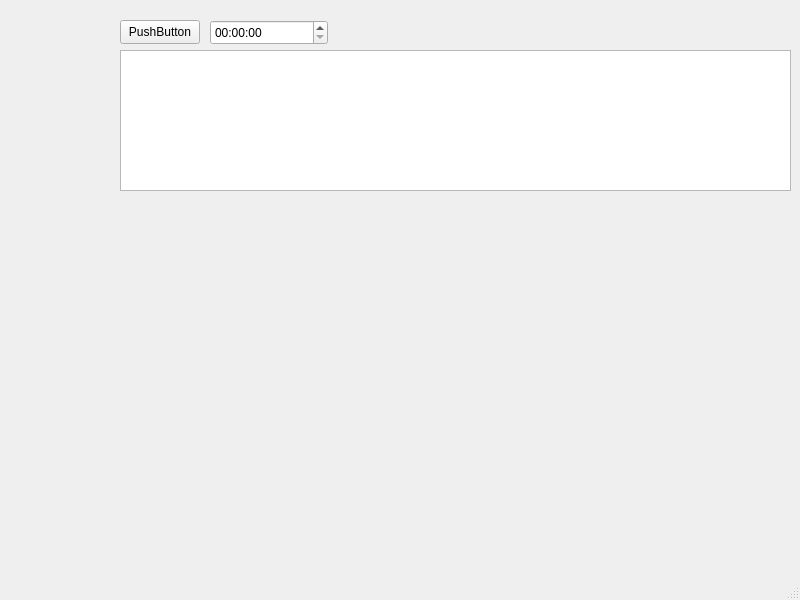
<?xml version="1.0" encoding="UTF-8"?>
<ui version="4.0">
 <class>MainWindow</class>
 <widget class="QMainWindow" name="MainWindow">
  <property name="geometry">
   <rect>
    <x>0</x>
    <y>0</y>
    <width>800</width>
    <height>600</height>
   </rect>
  </property>
  <property name="windowTitle">
   <string>MainWindow</string>
  </property>
  <widget class="QWidget" name="centralwidget">
   <widget class="QTimeEdit" name="timeEdit">
    <property name="geometry">
     <rect>
      <x>210</x>
      <y>20</y>
      <width>118</width>
      <height>25</height>
     </rect>
    </property>
   </widget>
   <widget class="QPushButton" name="pushButton">
    <property name="geometry">
     <rect>
      <x>120</x>
      <y>20</y>
      <width>80</width>
      <height>24</height>
     </rect>
    </property>
    <property name="text">
     <string>PushButton</string>
    </property>
   </widget>
   <widget class="QGraphicsView" name="graphicsView">
    <property name="geometry">
     <rect>
      <x>120</x>
      <y>50</y>
      <width>671</width>
      <height>141</height>
     </rect>
    </property>
   </widget>
  </widget>
  <widget class="QMenuBar" name="menubar">
   <property name="geometry">
    <rect>
     <x>0</x>
     <y>0</y>
     <width>800</width>
     <height>21</height>
    </rect>
   </property>
  </widget>
  <widget class="QStatusBar" name="statusbar"/>
 </widget>
 <resources/>
 <connections/>
</ui>
